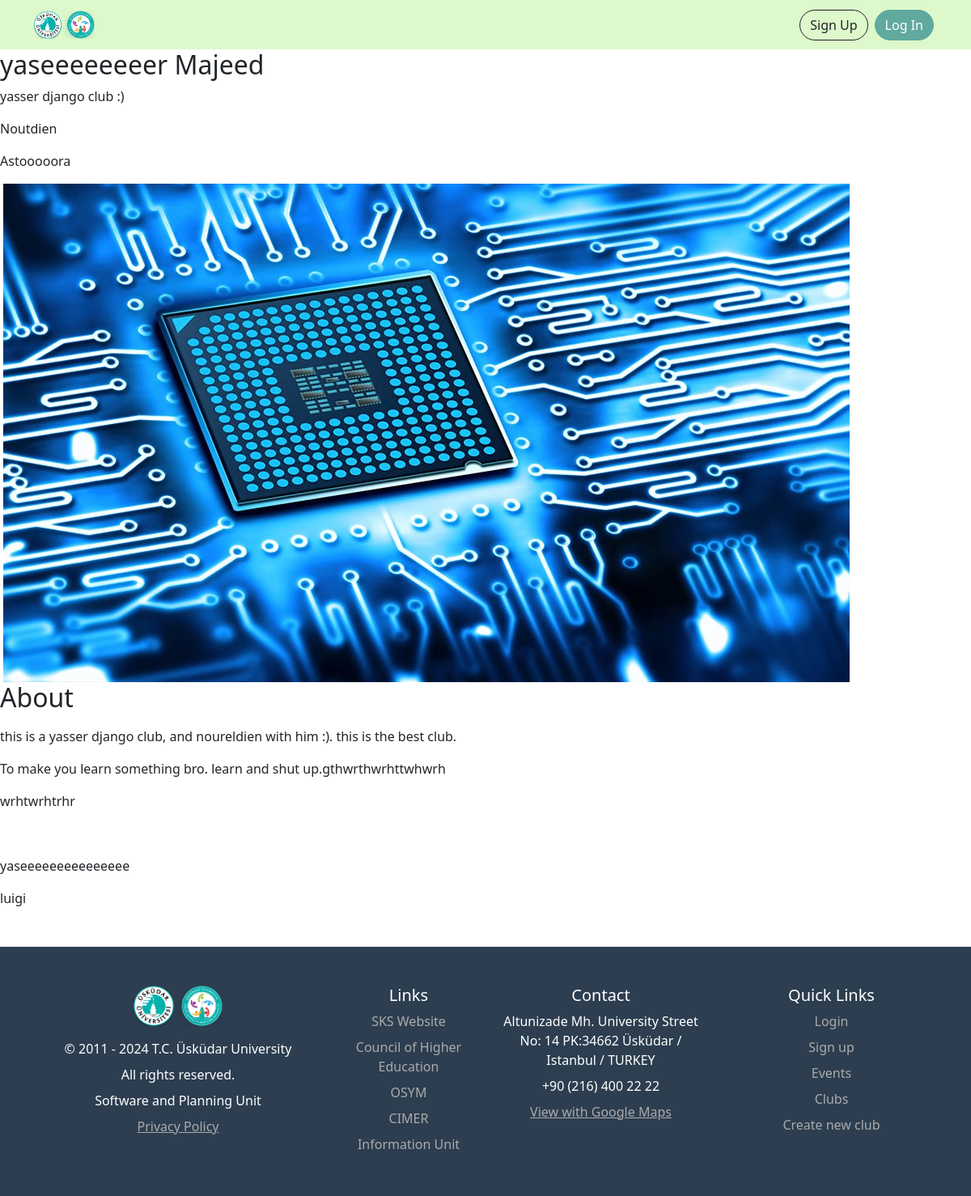
The app's page /clubs/3/ with its own data.
### club_pages/models.py (models this page shows, shortened)
class Club(models.Model):
    title = models.CharField(max_length=255)
    category = models.CharField(max_length=30)
    club_imgage = models.ImageField(
        upload_to="club_images", default="logo_club.png", blank=True
    )
    club_cover = models.ImageField(
        upload_to="club_images", default="club_cover_default.png", blank=True
    )
    vice_first_name = models.CharField(max_length=15, null=True)
    vice_last_name = models.CharField(max_length=15, null=True)
    about = RichTextField(null=True)
    purpose = RichTextField(null=True)
    manager = models.OneToOneField(
        User, on_delete=models.SET_NULL, null=True, validators=[validate_manager_role]
    )
    author = models.ForeignKey(
        settings.AUTH_USER_MODEL,
        on_delete=models.CASCADE,
        related_name="author_clubs",
        null=True,
        blank=True,
    )

### accounts/models.py (models this page shows)
class User(AbstractUser):
    class Role(models.TextChoices):
        ADMIN = "ADMIN", "admin"
        MANAGER = "MANAGER", "manager"
        STUDENT = "STUDENT", "student"
    base_role = Role.ADMIN  # Assign the base role when logging
    role = models.CharField(max_length=50, choices=Role.choices, default = base_role)
    student_id = models.PositiveIntegerField(unique=True, null=True, validators=[validate_length]) #  min_length=9 isn't working

### club_pages/views.py (the view)
# urls.py: path("clubs/<int:pk>/", ClubDetailView.as_view(), name="club_detail"),
class ClubDetailView(DetailView):
    model = Club
    template_name = "club_detail.html"

### templates/club_detail.html (shortened to what this page needs)
{% extends "base.html"%}
{% block content %}
<div class="post-entry">
  <h2>{{club.title}}</h2>
  <p>{{club.category}}</p>
  <p>{{club.vice_first_name}}</p>
  <p>{{club.vice_last_name}}</p>
  <img src="{{club.club_cover.url}}" alt="">
  <h2>About</h2>
  <p>{{club.about|safe}}</p>
  <p>{{club.purpose|safe}}</p>
  <p>{{club.manager}}</p>
  <p>{{club.author}}</p>
</div>
{% endblock content%}

### records on screen
Club: title "yaseeeeeeeer Majeed", category "yasser django club :)", vice_first_name "Noutdien", vice_last_name "Astooooora", club_cover (picture), about "this is a yasser django club, and noureldien with him :). this is the best club.", purpose "To make you learn something bro. learn and shut up.gthwrthwrhttwhwrh wrhtwrhtrhr", manager "yaseeeeeeeeeeeeeee", author "luigi"
